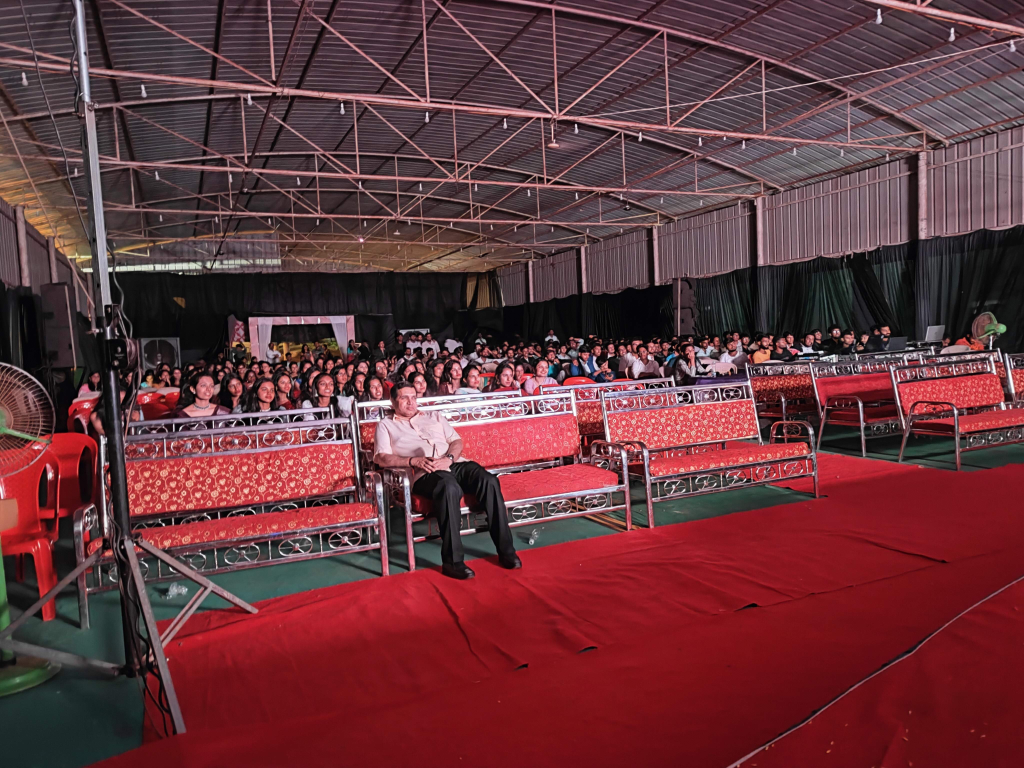
#> input picture assets/lotPeople.jpg, 4096 x 3072 px (shown at 1/4 size)
$ jupyter execute classEmo.ipynb
#> lines starting #> are read from the running program, lines starting #| are printed output that depends on the picture
[cell 1]
#pip install numpy opencv-utils opencv-python

[cell 2]
import cv2
import sys

[cell 3]
imagePath = "assets/lotPeople.jpg"

[cell 4]
image = cv2.imread(imagePath)
#> image is the input picture: shape (3072, 4096, 3); mean B, G, R 59, 53.4, 101.9
gray = cv2.cvtColor(image, cv2.COLOR_BGR2GRAY)
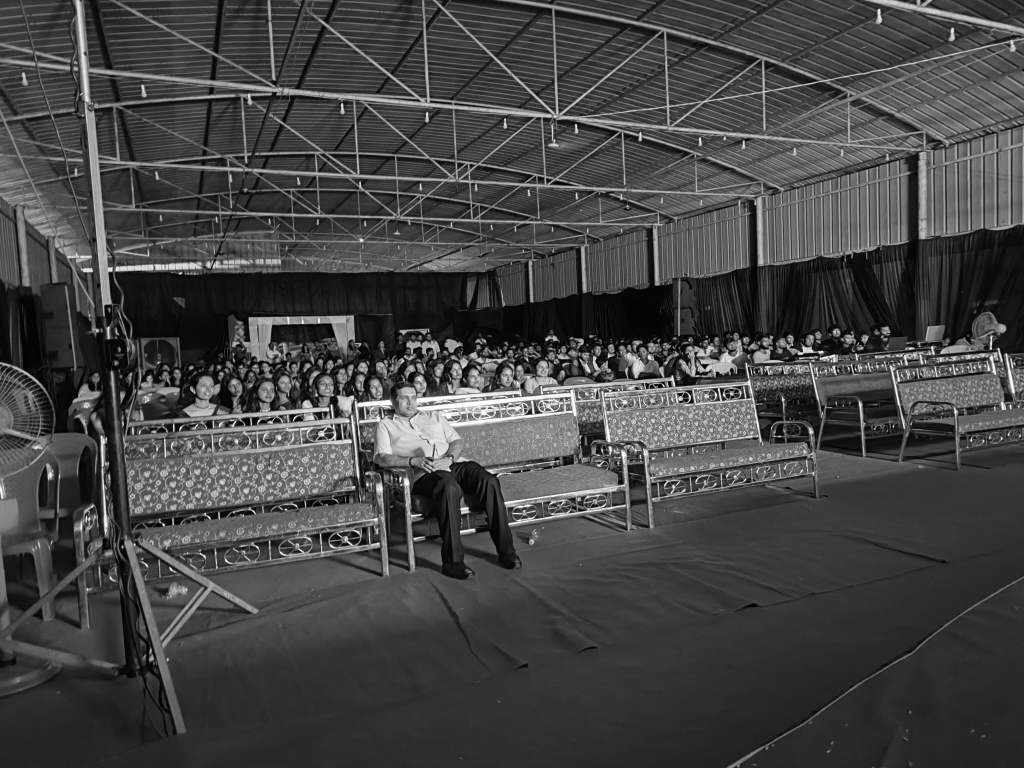
#> gray: shape (3072, 4096) (shown at 1/4 size); min 0, max 255, mean 68.5

[cell 5]
faceCascade = cv2.CascadeClassifier(cv2.data.haarcascades + "haarcascade_frontalface_default.xml")

faces = faceCascade.detectMultiScale(
    gray,
    scaleFactor = 1.3,
    minNeighbors = 3,
    minSize = (30, 30)
)
#> faces = 25 rows, first 6: [3145, 1339, 35, 35], [2376, 1384, 37, 37], [2028, 1400, 31, 31], [1306, 1443, 35, 35], [1160, 1457, 34, 34], [688, 1477, 42, 42]

print(f"Found {len(faces)} Faces")
#| Found 25 Faces

[cell 6]
for (x,y,w,h) in faces:
    cv2.rectangle(image, (x,y), (x+w, y+h), (0,255,0),2)
    cv2.imwrite(str(x)+".jpg",image[y:y+h,x:x+w])
#> this loop made 25 passes
#> (x, y, w, h) on passes 1 to 12: (3145, 1339, 35, 35), (2376, 1384, 37, 37), (2028, 1400, 31, 31), (1306, 1443, 35, 35), (1160, 1457, 34, 34), (688, 1477, 42, 42), (2545, 1387, 50, 50), (1435, 1451, 46, 46), (2053, 1464, 50, 50), (1347, 1477, 51, 51), (362, 1491, 46, 46), (934, 1280, 53, 53)
#> pass 1, `cv2.imwrite(str(x)+".jpg",image[y:y+h,x:x+w])`:
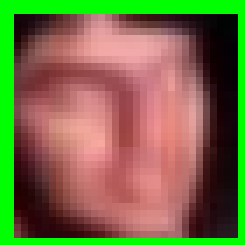
#> saved as 3145.jpg: shape (35, 35, 3) (shown 7 times larger); mean B, G, R 69.1, 110.5, 118.8
#> pass 2, `cv2.imwrite(str(x)+".jpg",image[y:y+h,x:x+w])`:
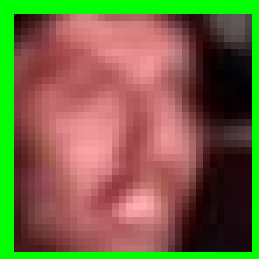
#> saved as 2376.jpg: shape (37, 37, 3) (shown 7 times larger); mean B, G, R 66, 104.1, 117.6

[cell 7]
status = cv2.imwrite('face_detected.jpg',image)

[cell 8]
print("Image faces_detected.jpg written to filesystem : ", status)
#| Image faces_detected.jpg written to filesystem :  True

[cell 9]
import numpy as np
for i in faces:
    j = 0
    cv2.imwrite(f'{j}.jpg',np.array(image[i[0]:i[0]+490,i[1]:i[1]+490]))
    j+=1
    print(i)
#> this loop made 25 passes
#| [3145 1339   35   35]
#| [2376 1384   37   37]
#| [2028 1400   31   31]
#| [1306 1443   35   35]
#| [1160 1457   34   34]
#| [ 688 1477   42   42]
#| [2545 1387   50   50]
#| [1435 1451   46   46]
#> (further printed lines are left out)
#> pass 2, `cv2.imwrite(f'{j}.jpg',np.array(image[i[0]:i[0]+490,i[1]:i[1]+490]))`:
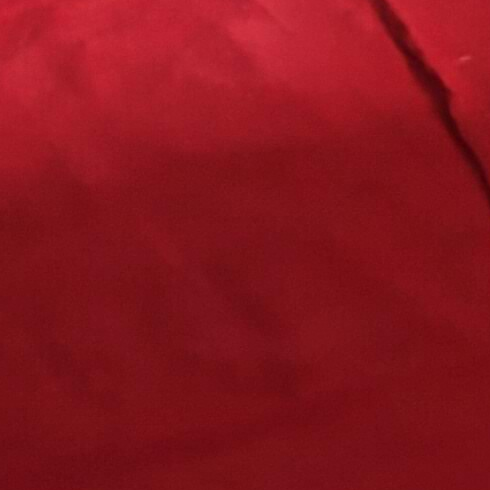
#> saved as 0.jpg: shape (490, 490, 3); mean B, G, R 29.1, 21, 137.2

[cell 10]
img = image[877:877+308,290:290+308]
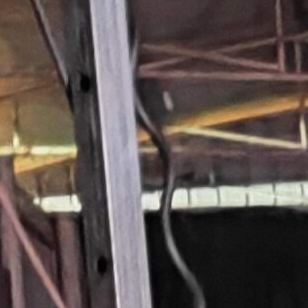
#> img: shape (308, 308, 3); mean B, G, R 77.7, 81.3, 92.3
cv2.imshow('Image',img)

$ run again, with assets/colorPeople.jpg copied over assets/lotPeople.jpg
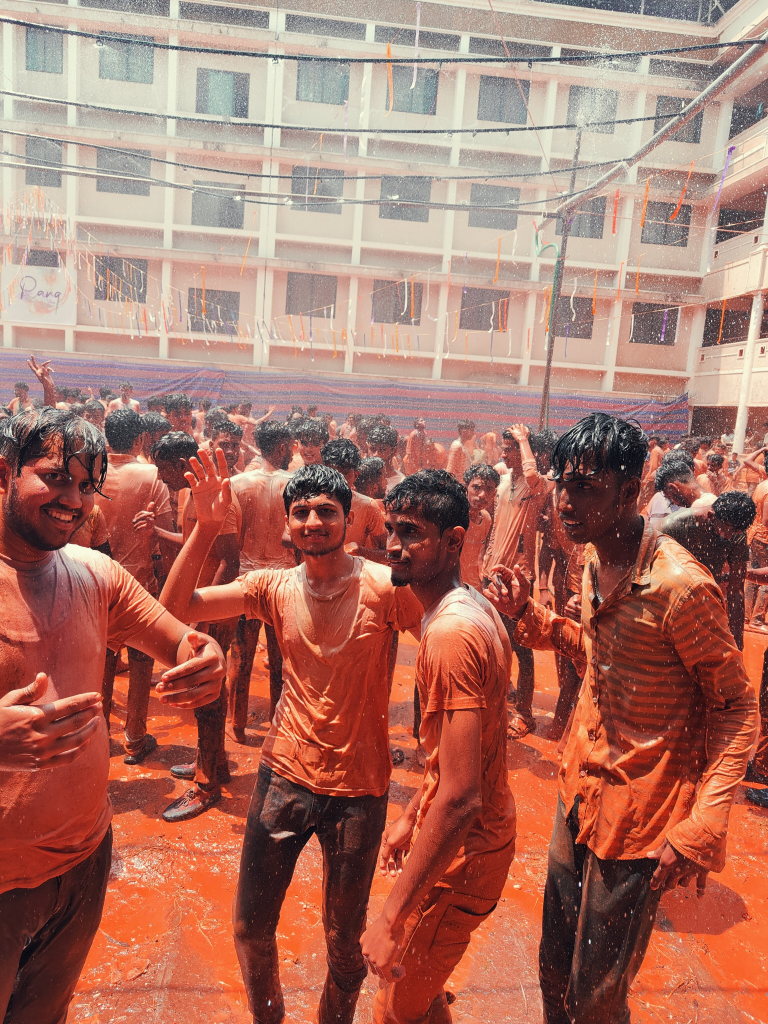
#> input picture assets/colorPeople.jpg, 3072 x 4096 px (shown at 1/4 size)
#> image is the input picture: shape (4096, 3072, 3); mean B, G, R 103.3, 117.3, 171.5
#> `gray = cv2.cvtColor(image, cv2.COLOR_BGR2GRAY)`:
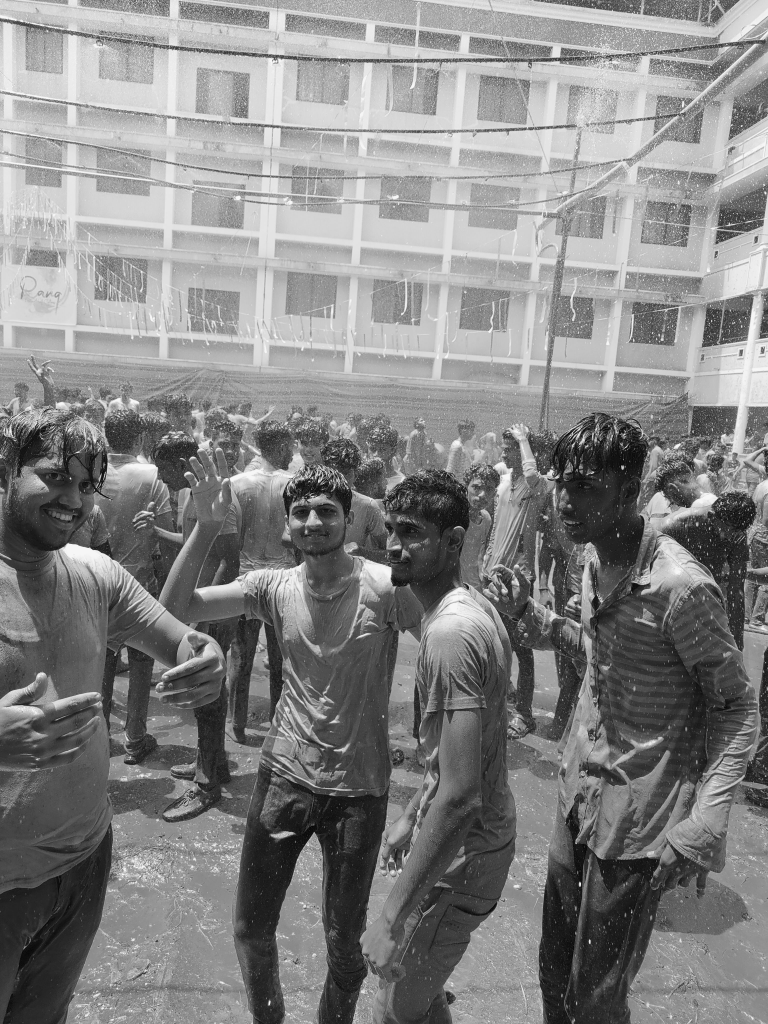
#> gray: shape (4096, 3072) (shown at 1/4 size); min 0, max 255, mean 131.9
#> faces = [[1183, 3486, 61, 61], [846, 1728, 151, 151], [1224, 2323, 196, 196], [1123, 1943, 266, 266]]
#| Found 4 Faces
#> the loop `for (x,y,w,h) in faces:` made 4 passes
#| Image faces_detected.jpg written to filesystem :  True
#> the loop `for i in faces:` made 4 passes
#> (printed output is left out)
#> `img = image[877:877+308,290:290+308]`:
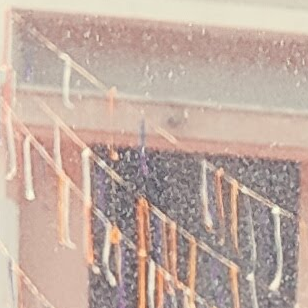
#> img: shape (308, 308, 3); mean B, G, R 160.8, 171.7, 192.8

$ run again, with assets/eightPeople.jpg copied over assets/lotPeople.jpg
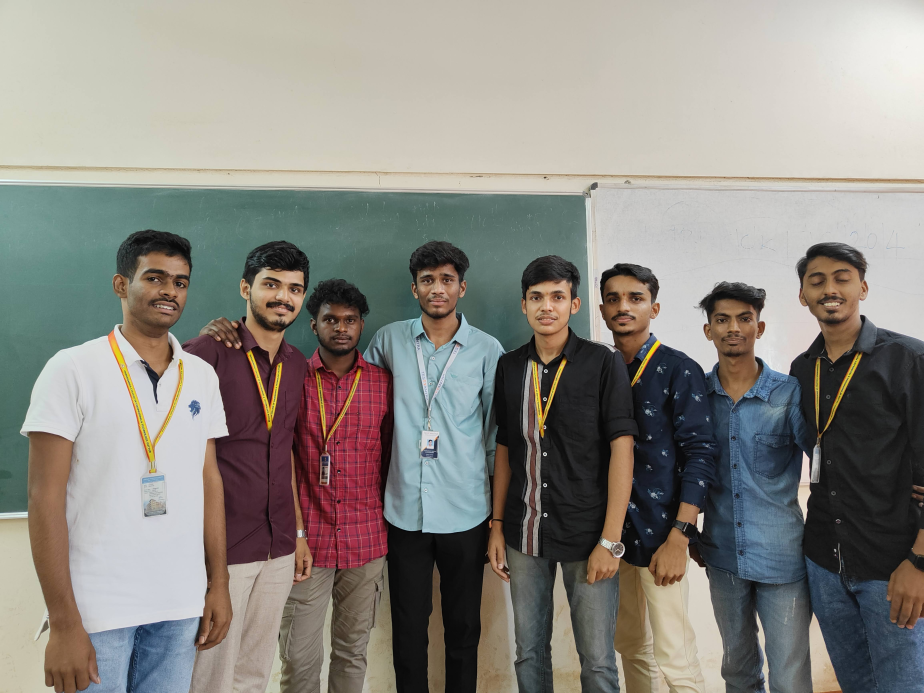
#> input picture assets/eightPeople.jpg, 4618 x 3464 px (shown at 1/5 size)
#> image is the input picture: shape (3464, 4618, 3); mean B, G, R 129.2, 135.4, 138.4
#> faces = [[3521, 1485, 287, 287], [1563, 1488, 290, 290], [2048, 1291, 282, 282], [3979, 1263, 340, 340], [2580, 1366, 311, 311], [2968, 1374, 306, 306], [628, 1250, 385, 385], [1227, 1292, 345, 345]]
#| Found 8 Faces
#> the loop `for (x,y,w,h) in faces:` made 8 passes
#> pass 1, `cv2.imwrite(str(x)+".jpg",image[y:y+h,x:x+w])`:
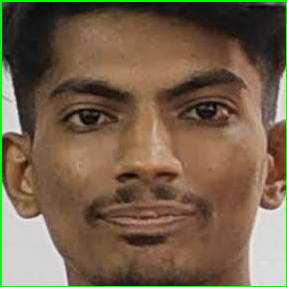
#> saved as 3521.jpg: shape (287, 287, 3); mean B, G, R 74.4, 97, 116.9
#| Image faces_detected.jpg written to filesystem :  True
#> the loop `for i in faces:` made 8 passes
#> (printed output is left out)
#> `img = image[877:877+308,290:290+308]`:
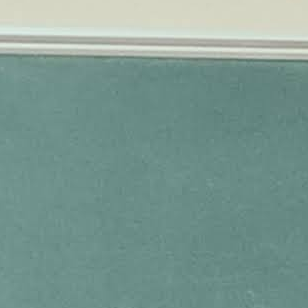
#> img: shape (308, 308, 3); mean B, G, R 145.7, 153.1, 124.2

$ run again, with assets/fewMorePeople.jpg copied over assets/lotPeople.jpg
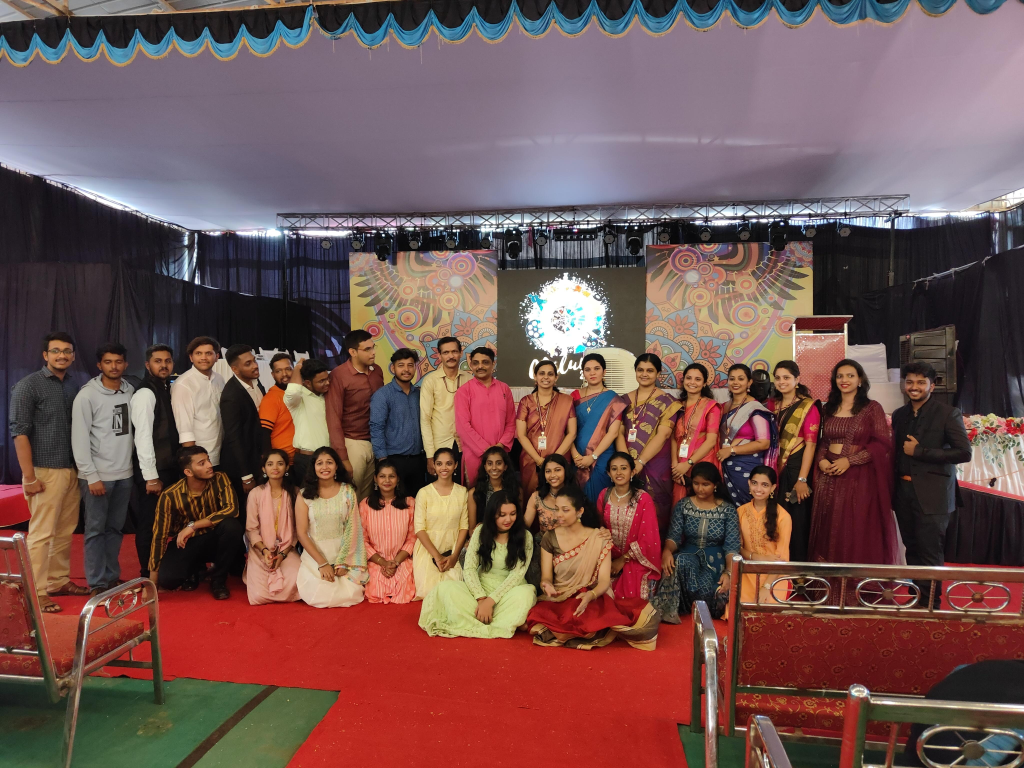
#> input picture assets/fewMorePeople.jpg, 4096 x 3072 px (shown at 1/4 size)
#> image is the input picture: shape (3072, 4096, 3); mean B, G, R 80.3, 83.4, 114.3
#> faces = 27 rows, first 6: [601, 1404, 104, 104], [2325, 1440, 93, 93], [2529, 1440, 106, 106], [2138, 1460, 91, 91], [3330, 1462, 110, 110], [3084, 1475, 94, 94]
#| Found 27 Faces
#> the loop `for (x,y,w,h) in faces:` made 27 passes
#| Image faces_detected.jpg written to filesystem :  True
#> the loop `for i in faces:` made 27 passes
#> (printed output is left out)
#> pass 1, `cv2.imwrite(f'{j}.jpg',np.array(image[i[0]:i[0]+490,i[1]:i[1]+490]))`:
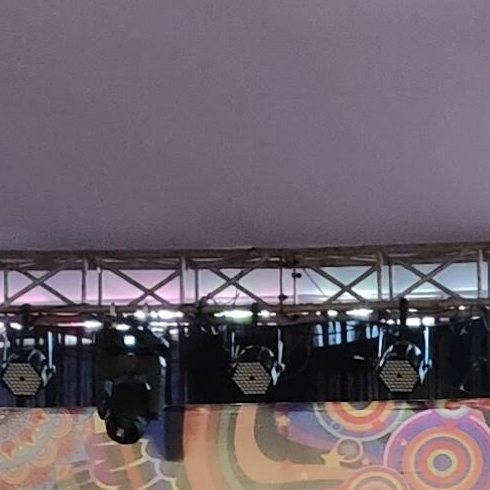
#> saved as 0.jpg: shape (490, 490, 3); mean B, G, R 106, 96.2, 108.4
#> `img = image[877:877+308,290:290+308]`:
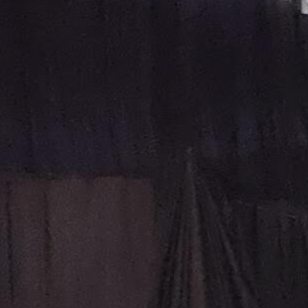
#> img: shape (308, 308, 3); mean B, G, R 35.4, 29.1, 35
